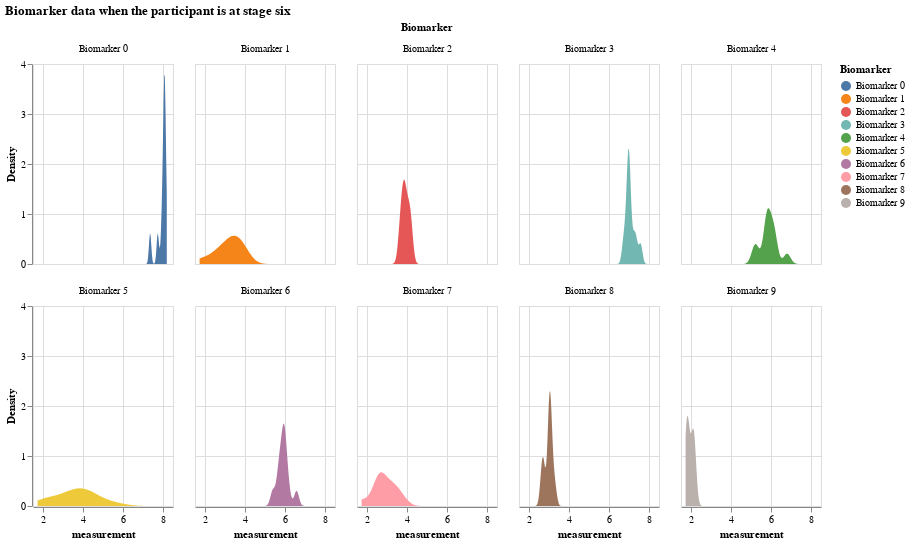

Notebook code cell kept with this figure:
### Markdown cell above
### Distribution of all biomarker values when the participant is at a certain disease stage

### Code cell
# biomarker data when the participant is at stage 6
df_kj_6 = df_expanded[df_expanded.k_j == 6]
df_kj_6

alt.Chart(df_kj_6).transform_density(
    'measurement',
    as_=['measurement', 'Density'],
    groupby=['Biomarker']
).mark_area().encode(
    x="measurement:Q",
    y="Density:Q",
    facet = alt.Facet(
        "Biomarker:N",
        columns = 5
    ),
    color=alt.Color(
        'Biomarker:N'
    )
).properties(
    width= 140,
    height = 200,
).properties(
    title='Biomarker data when the participant is at stage six'
)

### Figure 1 — Vega-Lite specification as saved in the notebook (floating-point values rounded to 4 significant figures)
{"config": {"view": {"continuousWidth": 300, "continuousHeight": 300}}, "data": {"name": "data-7a83b9e9adc0b38df7436334c0d200a3"}, "mark": {"type": "area"}, "encoding": {"color": {"field": "Biomarker", "type": "nominal"}, "facet": {"columns": 5, "field": "Biomarker", "type": "nominal"}, "x": {"field": "measurement", "type": "quantitative"}, "y": {"field": "Density", "type": "quantitative"}}, "height": 200, "title": "Biomarker data when the participant is at stage six", "transform": [{"density": "measurement", "groupby": ["Biomarker"], "as": ["measurement", "Density"]}], "width": 140, "$schema": "https://vega.github.io/schema/vega-lite/v5.15.1.json", "datasets": {"data-7a83b9e9adc0b38df7436334c0d200a3": [{"Biomarker": "Biomarker 0", "participant": 7, "measurement": 8.033, "k_j": 6, "k_n": 9, "drawn_from": "healthy"}, {"Biomarker": "Biomarker 0", "participant": 8, "measurement": 8.189, "k_j": 6, "k_n": 9, "drawn_from": "healthy"}, {"Biomarker": "Biomarker 0", "participant": 20, "measurement": 8.105, "k_j": 6, "k_n": 9, "drawn_from": "healthy"}, {"Biomarker": "Biomarker 0", "participant": 22, "measurement": 7.356, "k_j": 6, "k_n": 9, "drawn_from": "healthy"}, {"Biomarker": "Biomarker 0", "participant": 24, "measurement": 8.1, "k_j": 6, "k_n": 9, "drawn_from": "healthy"}, {"Biomarker": "Biomarker 0", "participant": 30, "measurement": 8.089, "k_j": 6, "k_n": 9, "drawn_from": "healthy"}, {"Biomarker": "Biomarker 0", "participant": 45, "measurement": 7.937, "k_j": 6, "k_n": 9, "drawn_from": "healthy"}, {"Biomarker": "Biomarker 0", "participant": 68, "measurement": 8.089, "k_j": 6, "k_n": 9, "drawn_from": "healthy"}, {"Biomarker": "Biomarker 0", "participant": 69, "measurement": 8.057, "k_j": 6, "k_n": 9, "drawn_from": "healthy"}, {"Biomarker": "Biomarker 0", "participant": 77, "measurement": 8.012, "k_j": 6, "k_n": 9, "drawn_from": "healthy"}, {"Biomarker": "Biomarker 0", "participant": 98, "measurement": 7.739, "k_j": 6, "k_n": 9, "drawn_from": "healthy"}, {"Biomarker": "Biomarker 1", "participant": 7, "measurement": 2.962, "k_j": 6, "k_n": 3, "drawn_from": "diseased"}, {"Biomarker": "Biomarker 1", "participant": 8, "measurement": 3.934, "k_j": 6, "k_n": 3, "drawn_from": "diseased"}, {"Biomarker": "Biomarker 1", "participant": 20, "measurement": 2.718, "k_j": 6, "k_n": 3, "drawn_from": "diseased"}, {"Biomarker": "Biomarker 1", "participant": 22, "measurement": 3.758, "k_j": 6, "k_n": 3, "drawn_from": "diseased"}, {"Biomarker": "Biomarker 1", "participant": 24, "measurement": 2.476, "k_j": 6, "k_n": 3, "drawn_from": "diseased"}, {"Biomarker": "Biomarker 1", "participant": 30, "measurement": 3.351, "k_j": 6, "k_n": 3, "drawn_from": "diseased"}, {"Biomarker": "Biomarker 1", "participant": 45, "measurement": 3.395, "k_j": 6, "k_n": 3, "drawn_from": "diseased"}, {"Biomarker": "Biomarker 1", "participant": 68, "measurement": 3.21, "k_j": 6, "k_n": 3, "drawn_from": "diseased"}, {"Biomarker": "Biomarker 1", "participant": 69, "measurement": 3.524, "k_j": 6, "k_n": 3, "drawn_from": "diseased"}, {"Biomarker": "Biomarker 1", "participant": 77, "measurement": 3.937, "k_j": 6, "k_n": 3, "drawn_from": "diseased"}, {"Biomarker": "Biomarker 1", "participant": 98, "measurement": 1.839, "k_j": 6, "k_n": 3, "drawn_from": "diseased"}, {"Biomarker": "Biomarker 2", "participant": 7, "measurement": 4.158, "k_j": 6, "k_n": 10, "drawn_from": "healthy"}, {"Biomarker": "Biomarker 2", "participant": 8, "measurement": 3.674, "k_j": 6, "k_n": 10, "drawn_from": "healthy"}, {"Biomarker": "Biomarker 2", "participant": 20, "measurement": 3.864, "k_j": 6, "k_n": 10, "drawn_from": "healthy"}, {"Biomarker": "Biomarker 2", "participant": 22, "measurement": 3.825, "k_j": 6, "k_n": 10, "drawn_from": "healthy"}, {"Biomarker": "Biomarker 2", "participant": 24, "measurement": 3.78, "k_j": 6, "k_n": 10, "drawn_from": "healthy"}, {"Biomarker": "Biomarker 2", "participant": 30, "measurement": 3.667, "k_j": 6, "k_n": 10, "drawn_from": "healthy"}, {"Biomarker": "Biomarker 2", "participant": 45, "measurement": 3.871, "k_j": 6, "k_n": 10, "drawn_from": "healthy"}, {"Biomarker": "Biomarker 2", "participant": 68, "measurement": 3.979, "k_j": 6, "k_n": 10, "drawn_from": "healthy"}, {"Biomarker": "Biomarker 2", "participant": 69, "measurement": 4.171, "k_j": 6, "k_n": 10, "drawn_from": "healthy"}, {"Biomarker": "Biomarker 2", "participant": 77, "measurement": 3.986, "k_j": 6, "k_n": 10, "drawn_from": "healthy"}, {"Biomarker": "Biomarker 2", "participant": 98, "measurement": 4.175, "k_j": 6, "k_n": 10, "drawn_from": "healthy"}, {"Biomarker": "Biomarker 3", "participant": 7, "measurement": 7.06, "k_j": 6, "k_n": 7, "drawn_from": "healthy"}, {"Biomarker": "Biomarker 3", "participant": 8, "measurement": 6.958, "k_j": 6, "k_n": 7, "drawn_from": "healthy"}, {"Biomarker": "Biomarker 3", "participant": 20, "measurement": 7.235, "k_j": 6, "k_n": 7, "drawn_from": "healthy"}, {"Biomarker": "Biomarker 3", "participant": 22, "measurement": 7.583, "k_j": 6, "k_n": 7, "drawn_from": "healthy"}, {"Biomarker": "Biomarker 3", "participant": 24, "measurement": 6.98, "k_j": 6, "k_n": 7, "drawn_from": "healthy"}, {"Biomarker": "Biomarker 3", "participant": 30, "measurement": 7.36, "k_j": 6, "k_n": 7, "drawn_from": "healthy"}, {"Biomarker": "Biomarker 3", "participant": 45, "measurement": 6.979, "k_j": 6, "k_n": 7, "drawn_from": "healthy"}, {"Biomarker": "Biomarker 3", "participant": 68, "measurement": 7.031, "k_j": 6, "k_n": 7, "drawn_from": "healthy"}, {"Biomarker": "Biomarker 3", "participant": 69, "measurement": 6.852, "k_j": 6, "k_n": 7, "drawn_from": "healthy"}, {"Biomarker": "Biomarker 3", "participant": 77, "measurement": 6.96, "k_j": 6, "k_n": 7, "drawn_from": "healthy"}, {"Biomarker": "Biomarker 3", "participant": 98, "measurement": 6.725, "k_j": 6, "k_n": 7, "drawn_from": "healthy"}, {"Biomarker": "Biomarker 4", "participant": 7, "measurement": 5.914, "k_j": 6, "k_n": 6, "drawn_from": "diseased"}, {"Biomarker": "Biomarker 4", "participant": 8, "measurement": 6.13, "k_j": 6, "k_n": 6, "drawn_from": "diseased"}, {"Biomarker": "Biomarker 4", "participant": 20, "measurement": 6.806, "k_j": 6, "k_n": 6, "drawn_from": "diseased"}, {"Biomarker": "Biomarker 4", "participant": 22, "measurement": 5.806, "k_j": 6, "k_n": 6, "drawn_from": "diseased"}, {"Biomarker": "Biomarker 4", "participant": 24, "measurement": 5.744, "k_j": 6, "k_n": 6, "drawn_from": "diseased"}, {"Biomarker": "Biomarker 4", "participant": 30, "measurement": 6.185, "k_j": 6, "k_n": 6, "drawn_from": "diseased"}, {"Biomarker": "Biomarker 4", "participant": 45, "measurement": 5.169, "k_j": 6, "k_n": 6, "drawn_from": "diseased"}, {"Biomarker": "Biomarker 4", "participant": 68, "measurement": 5.269, "k_j": 6, "k_n": 6, "drawn_from": "diseased"}, {"Biomarker": "Biomarker 4", "participant": 69, "measurement": 5.798, "k_j": 6, "k_n": 6, "drawn_from": "diseased"}, {"Biomarker": "Biomarker 4", "participant": 77, "measurement": 6.132, "k_j": 6, "k_n": 6, "drawn_from": "diseased"}, {"Biomarker": "Biomarker 4", "participant": 98, "measurement": 5.817, "k_j": 6, "k_n": 6, "drawn_from": "diseased"}, {"Biomarker": "Biomarker 5", "participant": 7, "measurement": 3.6, "k_j": 6, "k_n": 2, "drawn_from": "diseased"}, {"Biomarker": "Biomarker 5", "participant": 8, "measurement": 3.326, "k_j": 6, "k_n": 2, "drawn_from": "diseased"}, {"Biomarker": "Biomarker 5", "participant": 20, "measurement": 4.242, "k_j": 6, "k_n": 2, "drawn_from": "diseased"}, {"Biomarker": "Biomarker 5", "participant": 22, "measurement": 5.494, "k_j": 6, "k_n": 2, "drawn_from": "diseased"}, {"Biomarker": "Biomarker 5", "participant": 24, "measurement": 3.865, "k_j": 6, "k_n": 2, "drawn_from": "diseased"}, {"Biomarker": "Biomarker 5", "participant": 30, "measurement": 4.446, "k_j": 6, "k_n": 2, "drawn_from": "diseased"}, {"Biomarker": "Biomarker 5", "participant": 45, "measurement": 4.468, "k_j": 6, "k_n": 2, "drawn_from": "diseased"}, {"Biomarker": "Biomarker 5", "participant": 68, "measurement": 3.63, "k_j": 6, "k_n": 2, "drawn_from": "diseased"}, {"Biomarker": "Biomarker 5", "participant": 69, "measurement": 2.883, "k_j": 6, "k_n": 2, "drawn_from": "diseased"}, {"Biomarker": "Biomarker 5", "participant": 77, "measurement": 2.149, "k_j": 6, "k_n": 2, "drawn_from": "diseased"}, {"Biomarker": "Biomarker 5", "participant": 98, "measurement": 2.111, "k_j": 6, "k_n": 2, "drawn_from": "diseased"}, {"Biomarker": "Biomarker 6", "participant": 7, "measurement": 5.921, "k_j": 6, "k_n": 8, "drawn_from": "healthy"}, {"Biomarker": "Biomarker 6", "participant": 8, "measurement": 5.985, "k_j": 6, "k_n": 8, "drawn_from": "healthy"}, {"Biomarker": "Biomarker 6", "participant": 20, "measurement": 5.806, "k_j": 6, "k_n": 8, "drawn_from": "healthy"}, {"Biomarker": "Biomarker 6", "participant": 22, "measurement": 5.657, "k_j": 6, "k_n": 8, "drawn_from": "healthy"}, {"Biomarker": "Biomarker 6", "participant": 24, "measurement": 6.023, "k_j": 6, "k_n": 8, "drawn_from": "healthy"}, {"Biomarker": "Biomarker 6", "participant": 30, "measurement": 5.885, "k_j": 6, "k_n": 8, "drawn_from": "healthy"}, {"Biomarker": "Biomarker 6", "participant": 45, "measurement": 6.169, "k_j": 6, "k_n": 8, "drawn_from": "healthy"}, {"Biomarker": "Biomarker 6", "participant": 68, "measurement": 5.39, "k_j": 6, "k_n": 8, "drawn_from": "healthy"}, {"Biomarker": "Biomarker 6", "participant": 69, "measurement": 5.711, "k_j": 6, "k_n": 8, "drawn_from": "healthy"}, {"Biomarker": "Biomarker 6", "participant": 77, "measurement": 5.983, "k_j": 6, "k_n": 8, "drawn_from": "healthy"}, {"Biomarker": "Biomarker 6", "participant": 98, "measurement": 6.577, "k_j": 6, "k_n": 8, "drawn_from": "healthy"}, {"Biomarker": "Biomarker 7", "participant": 7, "measurement": 2.645, "k_j": 6, "k_n": 4, "drawn_from": "diseased"}, {"Biomarker": "Biomarker 7", "participant": 8, "measurement": 2.609, "k_j": 6, "k_n": 4, "drawn_from": "diseased"}, {"Biomarker": "Biomarker 7", "participant": 20, "measurement": 2.462, "k_j": 6, "k_n": 4, "drawn_from": "diseased"}, {"Biomarker": "Biomarker 7", "participant": 22, "measurement": 3.191, "k_j": 6, "k_n": 4, "drawn_from": "diseased"}, {"Biomarker": "Biomarker 7", "participant": 24, "measurement": 2.924, "k_j": 6, "k_n": 4, "drawn_from": "diseased"}, {"Biomarker": "Biomarker 7", "participant": 30, "measurement": 3.768, "k_j": 6, "k_n": 4, "drawn_from": "diseased"}, {"Biomarker": "Biomarker 7", "participant": 45, "measurement": 3.31, "k_j": 6, "k_n": 4, "drawn_from": "diseased"}, {"Biomarker": "Biomarker 7", "participant": 68, "measurement": 3.48, "k_j": 6, "k_n": 4, "drawn_from": "diseased"}, {"Biomarker": "Biomarker 7", "participant": 69, "measurement": 1.73, "k_j": 6, "k_n": 4, "drawn_from": "diseased"}, {"Biomarker": "Biomarker 7", "participant": 77, "measurement": 2.582, "k_j": 6, "k_n": 4, "drawn_from": "diseased"}, {"Biomarker": "Biomarker 7", "participant": 98, "measurement": 2.735, "k_j": 6, "k_n": 4, "drawn_from": "diseased"}, {"Biomarker": "Biomarker 8", "participant": 7, "measurement": 2.978, "k_j": 6, "k_n": 1, "drawn_from": "diseased"}, {"Biomarker": "Biomarker 8", "participant": 8, "measurement": 3.068, "k_j": 6, "k_n": 1, "drawn_from": "diseased"}, {"Biomarker": "Biomarker 8", "participant": 20, "measurement": 3.154, "k_j": 6, "k_n": 1, "drawn_from": "diseased"}, {"Biomarker": "Biomarker 8", "participant": 22, "measurement": 3.056, "k_j": 6, "k_n": 1, "drawn_from": "diseased"}, {"Biomarker": "Biomarker 8", "participant": 24, "measurement": 3.03, "k_j": 6, "k_n": 1, "drawn_from": "diseased"}, {"Biomarker": "Biomarker 8", "participant": 30, "measurement": 3.001, "k_j": 6, "k_n": 1, "drawn_from": "diseased"}, {"Biomarker": "Biomarker 8", "participant": 45, "measurement": 2.753, "k_j": 6, "k_n": 1, "drawn_from": "diseased"}, {"Biomarker": "Biomarker 8", "participant": 68, "measurement": 3.062, "k_j": 6, "k_n": 1, "drawn_from": "diseased"}, {"Biomarker": "Biomarker 8", "participant": 69, "measurement": 3.296, "k_j": 6, "k_n": 1, "drawn_from": "diseased"}, {"Biomarker": "Biomarker 8", "participant": 77, "measurement": 2.693, "k_j": 6, "k_n": 1, "drawn_from": "diseased"}, {"Biomarker": "Biomarker 8", "participant": 98, "measurement": 2.627, "k_j": 6, "k_n": 1, "drawn_from": "diseased"}, {"Biomarker": "Biomarker 9", "participant": 7, "measurement": 2.165, "k_j": 6, "k_n": 5, "drawn_from": "diseased"}, {"Biomarker": "Biomarker 9", "participant": 8, "measurement": 1.817, "k_j": 6, "k_n": 5, "drawn_from": "diseased"}, {"Biomarker": "Biomarker 9", "participant": 20, "measurement": 1.76, "k_j": 6, "k_n": 5, "drawn_from": "diseased"}, {"Biomarker": "Biomarker 9", "participant": 22, "measurement": 2.062, "k_j": 6, "k_n": 5, "drawn_from": "diseased"}, {"Biomarker": "Biomarker 9", "participant": 24, "measurement": 1.84, "k_j": 6, "k_n": 5, "drawn_from": "diseased"}, {"Biomarker": "Biomarker 9", "participant": 30, "measurement": 1.753, "k_j": 6, "k_n": 5, "drawn_from": "diseased"}, {"Biomarker": "Biomarker 9", "participant": 45, "measurement": 1.914, "k_j": 6, "k_n": 5, "drawn_from": "diseased"}, {"Biomarker": "Biomarker 9", "participant": 68, "measurement": 2.068, "k_j": 6, "k_n": 5, "drawn_from": "diseased"}, {"Biomarker": "Biomarker 9", "participant": 69, "measurement": 2.173, "k_j": 6, "k_n": 5, "drawn_from": "diseased"}, {"Biomarker": "Biomarker 9", "participant": 77, "measurement": 2.167, "k_j": 6, "k_n": 5, "drawn_from": "diseased"}, {"Biomarker": "Biomarker 9", "participant": 98, "measurement": 1.811, "k_j": 6, "k_n": 5, "drawn_from": "diseased"}]}}
